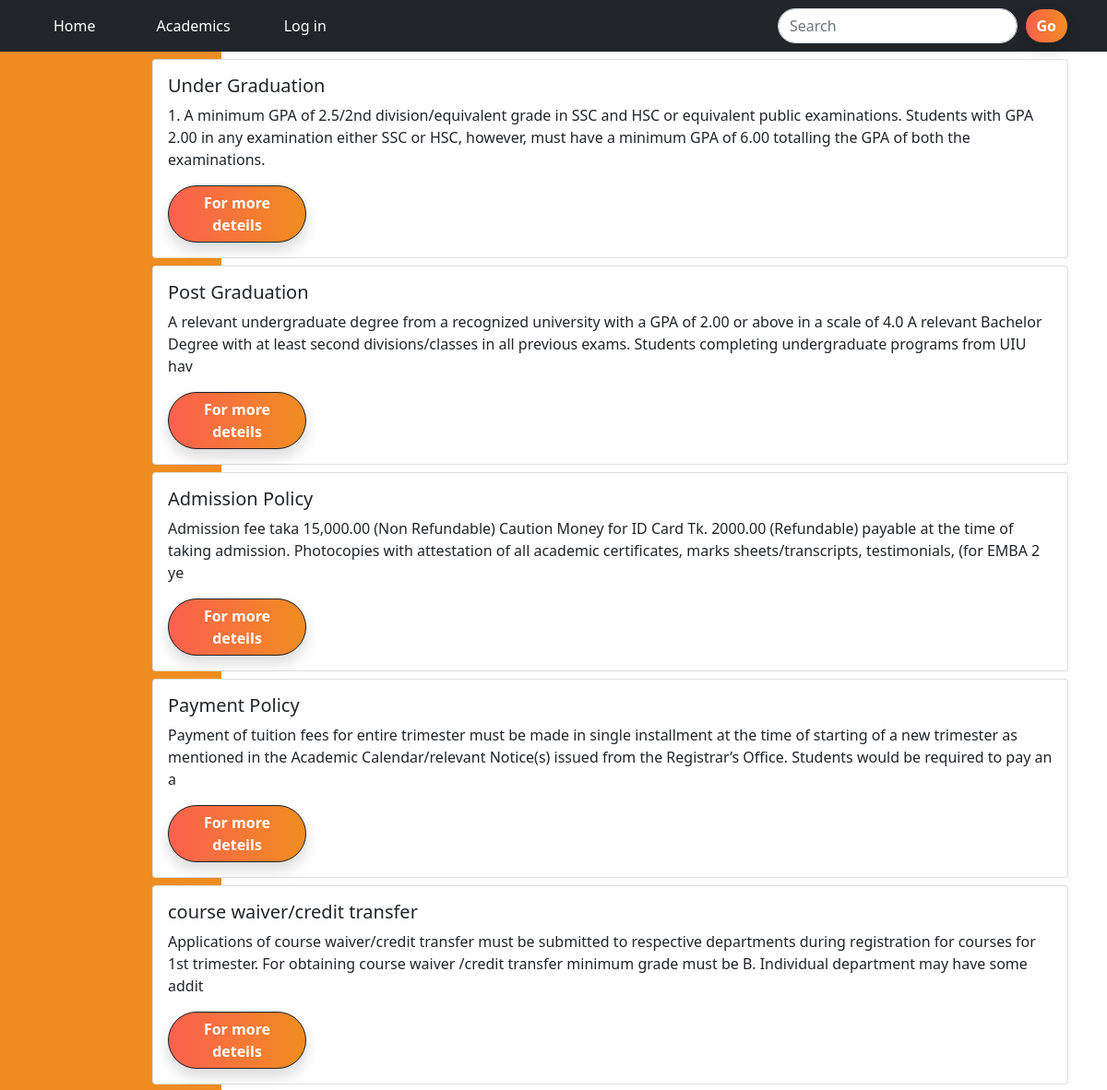
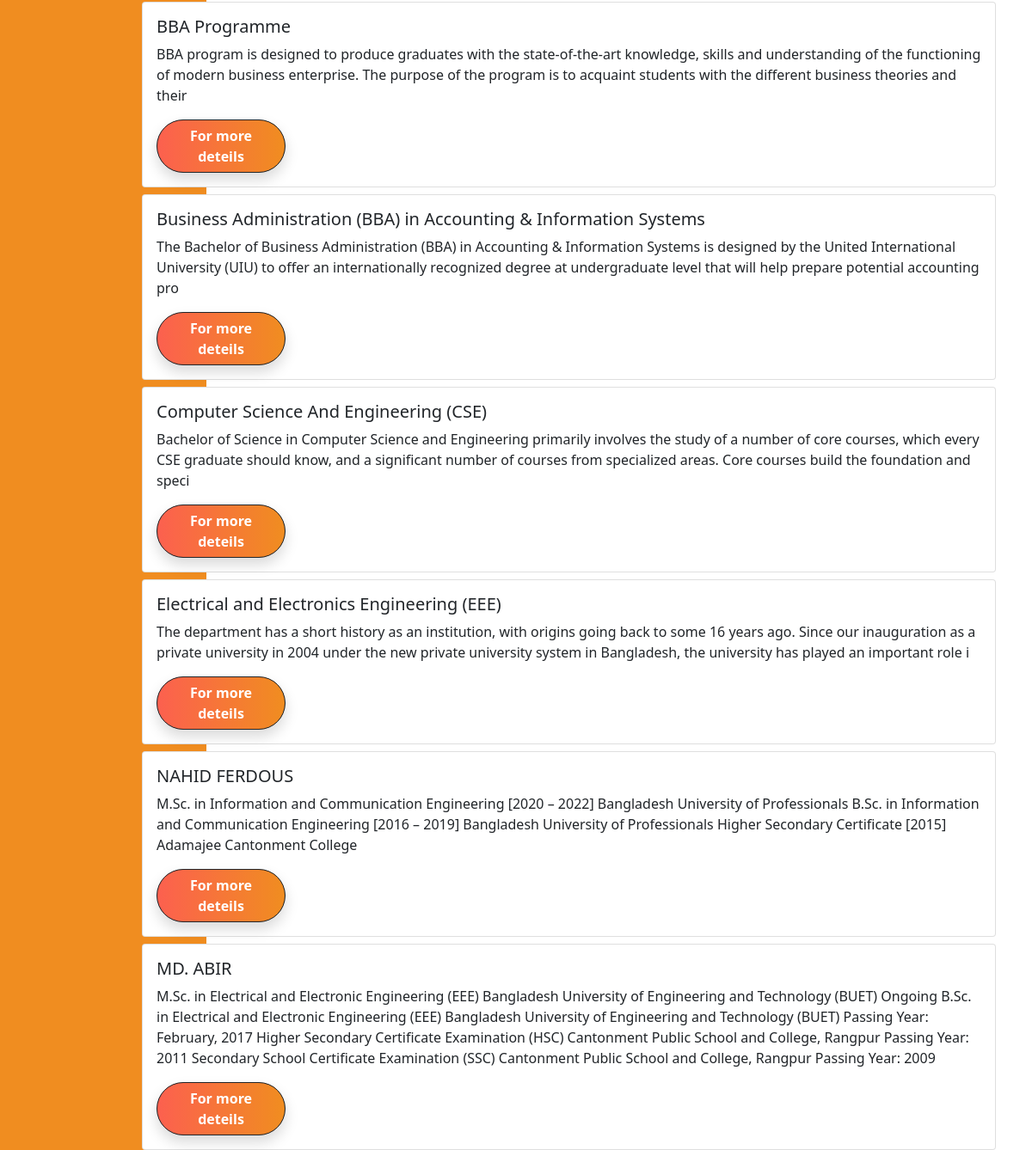
/Academic_info.php, run on the app's committed database (2 pictures, top to bottom).
### tables this page shows
CREATE TABLE `search` (
  `id` int(100) NOT NULL,
  `key_words` varchar(100) NOT NULL,
  `title` varchar(100) NOT NULL,
  `description` longtext NOT NULL,
  `web` varchar(100) NOT NULL
);

### Academic_info.php (the view, shortened to what this page needs)
<?php include "header.php" ?>
<?php include "navber.php" ?>
<?php
$conn = mysqli_connect('localhost','root','','smart reception');
?>
<!DOCTYPE html>
<html lang="en">
<head>
</head>
<body style="background: linear-gradient(to left, white 80%, #f08d20 20%  )">
    <div class="container">
        <div class="row">
            <div class="col-md-12" >
            <?php
                $sql ="SELECT title,description,web from `search` ";
                 $data = mysqli_query($conn, $sql);
                 $check_result= mysqli_num_rows($data)> 0;
                if($check_result){
                while( $rows = mysqli_fetch_array( $data ) )
                {
                    ?>
            <div class="card mt-2" style="margin-left:123px;">
                <div class="card-body">
                    <h5 class="card-title"><?php echo $rows['title']?></h5>
                    <p class="card-text"><?php echo $rows['description']?></p>
                    <a href="<?php echo $rows['web']?>" class=" btn rounded-pill btn-dark shadow fw-bold"  style="background-image: linear-gradient(to right ,#fc604f , #f08d20);width:150px;">For more deteils</a>
                </div>
                </div>
                <?php
                }
            }else{
                echo "Sorry no data found";
            }
    ?>
            </div>
        </div>
     </div>
</body>
</html>

### data on the page
search: title "Under Graduation", description "1. A minimum GPA of 2.5/2nd division/equivalent grade in SSC and HSC or equivalent public examinations. Students with GPA 2.00 in any examination either SSC or HSC, however, must have a minimum GPA of 6.00 totalling the GPA of both the examinations."
search: title "Post Graduation", description "A relevant undergraduate degree from a recognized university with a GPA of 2.00 or above in a scale of 4.0 A relevant Bachelor Degree with at least second divisions/classes in all previous exams. Students completing undergraduate programs from UIU hav"
search: title "Admission Policy", description "Admission fee taka 15,000.00 (Non Refundable) Caution Money for ID Card Tk. 2000.00 (Refundable) payable at the time of taking admission. Photocopies with attestation of all academic certificates, marks sheets/transcripts, testimonials, (for EMBA 2 ye"
search: title "Payment Policy", description "Payment of tuition fees for entire trimester must be made in single installment at the time of starting of a new trimester as mentioned in the Academic Calendar/relevant Notice(s) issued from the Registrar’s Office. Students would be required to pay an a"
search: title "course waiver/credit transfer", description "Applications of course waiver/credit transfer must be submitted to respective departments during registration for courses for 1st trimester. For obtaining course waiver /credit transfer minimum grade must be B. Individual department may have some addit"
search: title "BBA Programme", description "BBA program is designed to produce graduates with the state-of-the-art knowledge, skills and understanding of the functioning of modern business enterprise. The purpose of the program is to acquaint students with the different business theories and their"
search: title "Business Administration (BBA) in Accounting & Information Systems", description "The Bachelor of Business Administration (BBA) in Accounting & Information Systems is designed by the United International University (UIU) to offer an internationally recognized degree at undergraduate level that will help prepare potential accounting pro"
search: title "Computer Science And Engineering (CSE)", description "Bachelor of Science in Computer Science and Engineering primarily involves the study of a number of core courses, which every CSE graduate should know, and a significant number of courses from specialized areas. Core courses build the foundation and speci"
search: title "Electrical and Electronics Engineering (EEE)", description "The department has a short history as an institution, with origins going back to some 16 years ago. Since our inauguration as a private university in 2004 under the new private university system in Bangladesh, the university has played an important role i"
search: title "NAHID FERDOUS", description "M.Sc. in Information and Communication Engineering [2020 – 2022] Bangladesh University of Professionals B.Sc. in Information and Communication Engineering [2016 – 2019] Bangladesh University of Professionals Higher Secondary Certificate [2015] Adamajee Cantonment College"
search: title "MD. ABIR", description "M.Sc. in Electrical and Electronic Engineering (EEE) Bangladesh University of Engineering and Technology (BUET) Ongoing B.Sc. in Electrical and Electronic Engineering (EEE) Bangladesh University of Engineering and Technology (BUET) Passing Year: February, 2017 Higher Secondary Certificate Examination (HSC) Cantonment Public School and College, Rangpur Passing Year: 2011 Secondary School Certificate Examination (SSC) Cantonment Public School and College, Rangpur Passing Year: 2009"
